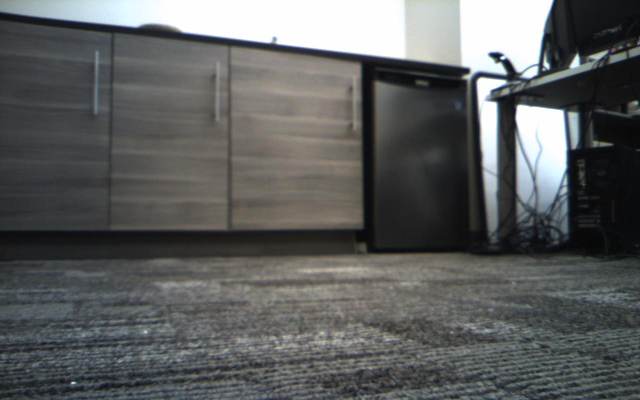
#> input picture lab4/ImageSet2/ImageSet2_00.jpg, 1280 x 800 px (shown at 1/2 size); its folder holds only this picture in this run
$ python lab4.py   (Python 2 division)   (older library calls are emulated)
#> lines starting #> are read from the running program, lines starting #| are printed output that depends on the picture; after the words box and inside, x2 and y2 are one past the last pixel; in counts of white or black regions, pixels touching at a corner belong together
from __future__ import division
import sys
sys.path.append('/usr/local/Cellar/opencv/2.4.11_1/lib/python2.7/site-packages/')
import numpy as np
import cv2
from scipy.spatial import distance
from scipy.stats import norm


def detectBlobs(im):
    """ Takes and image and locates the potential location(s) of the red marker
        on top of the robot

    Hint: bgr is the standard color space for images in OpenCV, but other color
          spaces may yield better results

    Note: you are allowed to use OpenCV function calls here

    Returns:
      keypoints: the keypoints returned by the SimpleBlobDetector, each of these
                 keypoints has pt and size values that should be used as
                 measurements for the particle filter
    """

    #YOUR CODE HERE

    lowerBound = np.array([0, 50, 0])
    upperBound = np.array([0, 255, 0])
    #extract the red mark as green portion
    ret, thresh1 = cv2.threshold(im, 144, 255, cv2.THRESH_BINARY)
    #cv2.imshow('thresholded 1', thresh1)

    params = cv2.SimpleBlobDetector_Params()

    params.filterByColor = 1
    params.blobColor = 0

    params.filterByArea = 1
    params.minArea = 500
    params.maxArea = 10000000000

    params.filterByCircularity = 1
    params.minCircularity = 0.0001
    params.maxCircularity = 1

    params.filterByConvexity = 1
    params.minConvexity = 0.0001
    params.maxConvexity = 1

    params.filterByInertia = 1
    params.minInertiaRatio = 0.0001
    params.maxInertiaRatio = 1


    params.minThreshold = 0

    params.maxThreshold = 255

    mask = cv2.inRange(thresh1, lowerBound, upperBound)

    #cv2.imshow('mask', mask)
    ret, thresh2 = cv2.threshold(mask, 0, 255, cv2.THRESH_BINARY_INV)


    detector = cv2.SimpleBlobDetector(params)
    cv2.imshow('t2', thresh2)
    keypoints = detector.detect(thresh2)
    return keypoints

def predict(particles, predictSigma):
    """ Predict particles one step forward. The motion model should be additive
        Gaussian noise with sigma predictSigma

    Returns:
      particles: list of predicted particles (same size as input particles)
    """

    #YOUR CODE HERE
    new_particles = particles.copy()

    noise_x = np.random.normal(loc=0, scale=predictSigma, size=len(new_particles))
    noise_y = np.random.normal(loc=0, scale=predictSigma, size=len(new_particles))
    #np.random.shuffle(noise)
    new_particles[:,0] += noise_x
    new_particles[:, 1] += noise_y
    return new_particles

def update(particles, weights, keypoints):
    """ Resample particles and update weights accordingly after particle filter
        update

    Returns:
      newParticles: list of resampled partcles of type np.array
      weights: weights updated after sampling
    """
    new_weights = weights.copy()
    for i in range(len(particles)):
      current_particle  = particles[i]
      new_weights[i] = get_weight(current_particle, keypoints)
    new_weights = normalize(new_weights)
    return particles, new_weights


def get_weight(particle, keypoints):
  ini_weight = 1.0
  for keypoint in keypoints:
    #print "keypoint" , keypoint.pt
    dist = distance.euclidean(particle, keypoint.pt)
    ini_weight *= norm.pdf(dist/60)
  return ini_weight

def normalize(weights):
  #print 'sum of weights is', sum(weights)
  #print 'weights:\n', weights
  s = sum(weights)
  return np.array(map(lambda x: x/s, weights))


def resample(particles, weights):
    """ Resample particles and update weights accordingly after particle filter
        update

    Returns:
      newParticles: list of resampled partcles of type np.array
      wegiths: weights updated after sampling
    """

    #YOUR CODE HERE
    random_new_num = 0

    idx = range(len(particles))
    weights = normalize(weights)
    print "particles num", len(particles)
    new_idxs = np.random.choice(idx, size=min(len(particles), 100),replace=True, p=weights)

    add_xs = np.random.uniform(0, high=1280, size=random_new_num)
    add_ys = np.random.uniform(0, high=800, size=random_new_num)

    resample_num = len(new_idxs)

    new_samples = np.zeros((resample_num + random_new_num, 2))
    new_weights = np.zeros(resample_num + random_new_num)

    for i, idex in enumerate(new_idxs):
      new_samples[i, :] = particles[idex, :]
      new_weights[i] = weights[idex]

    for i in xrange(random_new_num):
        new_samples[i + resample_num, 0] = add_xs[i]
        new_samples[i + resample_num, 1] = add_ys[i]
        new_weights[i + resample_num] = 0.00001
    new_weights = normalize(new_weights)
    return new_samples, new_weights

def visualizeParticles(im, particles, weights, color=(0,0,255)):
    """ Plot particles as circles with radius proportional to weight, which
        should be [0-1], (default color is red). Also plots weighted average
        of particles as blue circle. Particles should be a numpy.ndarray of
        [x, y] particle locations.

    Returns:
      im: image with particles overlaid as red circles
    """
    im_with_particles = im.copy()
    s = (0, 0)
    for i in range(0, len(particles)):
      s += particles[i]*weights[i]
      cv2.circle(im_with_particles, tuple(particles[i].astype(int)), radius=int(weights[i]*250), color=(0,0,255), thickness=3)
    cv2.circle(im_with_particles, tuple(s.astype(int)), radius=3, color=(255,0,0), thickness=6)
    return im_with_particles

def visualizeKeypoints(im, keypoints, color=(0,255,0)):
    """ Draw keypoints generated by blob detector on image in color specified
        (default is green)

    Returns:
      im_with_keypoints: the image with keypoints overlaid
    """
    # cv2.DRAW_MATCHES_FLAGS_DRAW_RICH_KEYPOINTS ensures the size of the circle corresponds to the size of blob
    im_with_keypoints = cv2.drawKeypoints(im, keypoints, np.array([]), color, cv2.DRAW_MATCHES_FLAGS_DRAW_RICH_KEYPOINTS)
    return im_with_keypoints

if __name__ == "__main__":
  """ Iterate through a dataset of sequential images and use a blob detector and
      particle filter to track the robot(s) visible in the images. A couple
      helper functions were included to visualize blob keypoints and particles.

  """

  #some initial variables you can use
  imageSet='ImageSet2'
  imageWidth = 1280
  imageHeight = 800
  numParticles = 1000
  initialScale = 50
  predictionSigma = 150
  x0 = np.array([600, 300])  #seed location for particles
  particles = [] #YOUR CODE HERE: make some normally distributed particles
  xs = np.random.normal(loc=x0[0], scale=initialScale, size=numParticles)
  ys = np.random.normal(loc=x0[1], scale=initialScale, size=numParticles)
  particles = np.array(zip(xs, ys))
  weights = [1/numParticles for i in xrange(numParticles)] #YOUR CODE HERE: make some weights to go along with the particles

  # if imageSet = 'ImageSet'

  for i in range(0, 43):
    #read in next image
    im = cv2.imread(imageSet+'/'+imageSet+'_' + '%02d.jpg'%i)
#> im is the input picture: shape (800, 1280, 3); mean B, G, R 94.7, 95, 93
    yuv = cv2.cvtColor(im, cv2.COLOR_BGR2YUV)
#> yuv: shape (800, 1280, 3); mean of channels 0, 1, 2 94.3, 128.2, 126.8

    #visualize particles
    im_to_show = visualizeParticles(im, particles, weights)
#> after the loop in visualizeParticles, `for i in range(0, len(particles)):`:
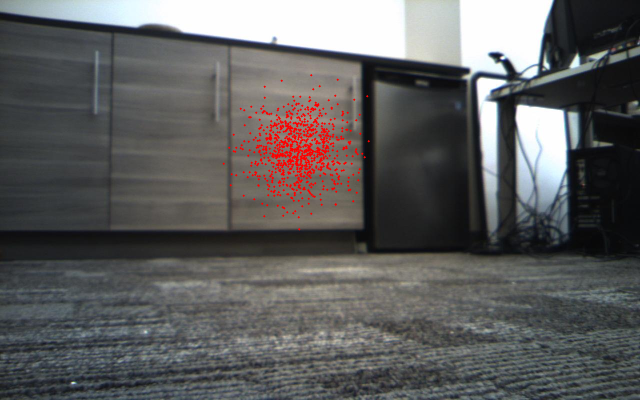
#> im_with_particles: shape (800, 1280, 3) (shown at 1/2 size); 1.03% of pixels changed, all inside (x1, y1, x2, y2) = (445, 148, 740, 461)
#> after the loop in visualizeParticles, `for i in range(0, len(particles)):`: s = [597.7, 300.7]
#> in visualizeParticles, `cv2.circle(im_with_particles, tuple(s.astype(int)), radius=3, color=(2..`: im_with_particles: shape (800, 1280, 3); 0.01% of pixels changed, all inside (x1, y1, x2, y2) = (591, 294, 604, 307)
    cv2.imshow("Current Particles", im_to_show)
    cv2.imwrite('processed/'+imageSet+'_' + '%02d_'%i+'1_Current.jpg', im_to_show)

    #predict forward
    particles = predict(particles, predictionSigma)
    im_to_show = visualizeParticles(im, particles, weights)
#> call 2 of visualizeParticles, with particles = array of shape (1000, 2), color = (0, 0, 255)
#> after the loop in visualizeParticles (call 2), `for i in range(0, len(particles)):`:
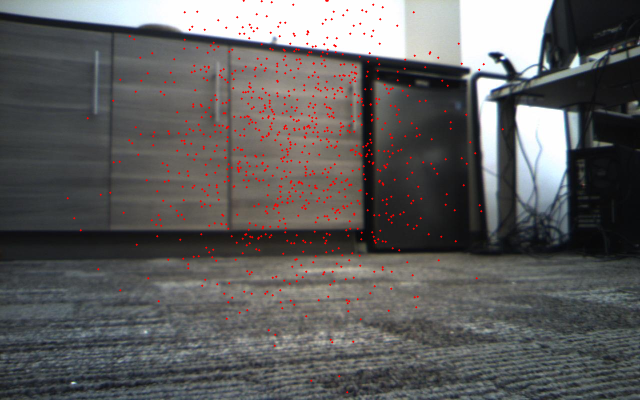
#> im_with_particles: shape (800, 1280, 3) (shown at 1/2 size); 1.21% of pixels changed, all inside (x1, y1, x2, y2) = (133, 0, 1008, 787)
#> after the loop in visualizeParticles (call 2), `for i in range(0, len(particles)):`: s = [590.1, 297.8]
#> in visualizeParticles (call 2), `cv2.circle(im_with_particles, tuple(s.astype(int)), radius=3, color=(2..`: im_with_particles: shape (800, 1280, 3); 0.01% of pixels changed, all inside (x1, y1, x2, y2) = (584, 291, 597, 304)
    cv2.imshow("Prediction", im_to_show)
    cv2.imwrite('processed/'+imageSet+'_' + '%02d_'%i+'2_Predicted.jpg', im_to_show)

    #detected keypoint in measurement
    keypoints = detectBlobs(yuv)
#> in detectBlobs, `ret, thresh1 = cv2.threshold(im, 144, 255, cv2.THRESH_BINARY)`: thresh1: shape (800, 1280, 3); mean of channels 0, 1, 2 32.9, 0.9, 0
#> in detectBlobs, `mask = cv2.inRange(thresh1, lowerBound, upperBound)`:
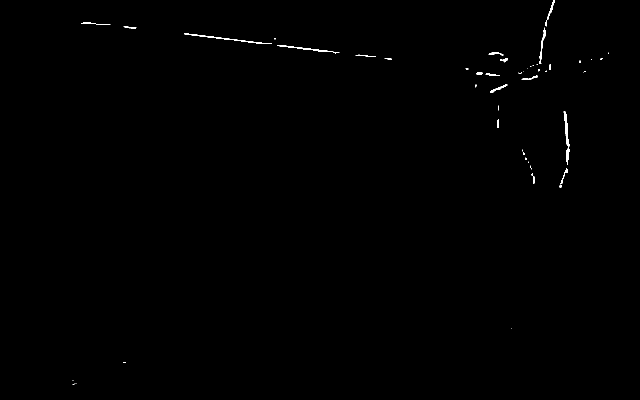
#> mask: shape (800, 1280) (shown at 1/2 size); 0.28% white; 55 white regions (34 under 20 px), largest, box (x1, y1, x2, y2) and area: (368, 66, 543, 88) 484, (1127, 222, 1140, 329) 419, (554, 90, 679, 107) 334
#> in detectBlobs, `ret, thresh2 = cv2.threshold(mask, 0, 255, cv2.THRESH_BINARY_INV)`:
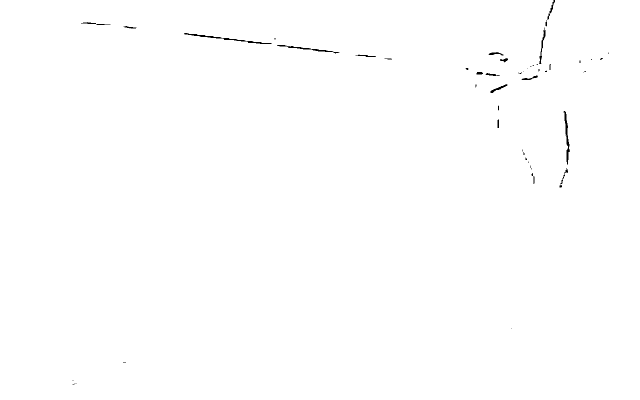
#> thresh2: shape (800, 1280) (shown at 1/2 size); 99.7% white; 55 black regions (34 under 20 px), largest, box (x1, y1, x2, y2) and area: (368, 66, 543, 88) 484, (1127, 222, 1140, 329) 419, (554, 90, 679, 107) 334
#> in detectBlobs, `keypoints = detector.detect(thresh2)`: keypoints = 2 keypoints; (x, y, size): (453, 77, 88.9), (1133, 274, 55)


    #update paticleFilter using measurement if there was one
    if keypoints:
      particles, weights = update(particles, weights, keypoints)
#> after the loop in update, `for i in range(len(particles)):`: new_weights = 1000 values, max 1.12e-16 at index 570, min 1.18e-94 at index 118, mean 2.9e-18
#> in normalize, `s = sum(weights)`: s = 2.9e-15
#> in update, `new_weights = normalize(new_weights)`: new_weights = 1000 values, max 0.0386 at index 570, min 4.08e-80 at index 118, mean 0.001
#> particles = 1000 pairs, first value 135.9 to 1005.7, second value -214.3 to 936.5; weights has the same summary as new_weights in update

    im_to_show = visualizeKeypoints(im, keypoints)
    im_to_show = visualizeParticles(im_to_show, particles, weights)
#> call 3 of visualizeParticles, with particles = array of shape (1000, 2), weights = array of shape (1000,), color = (0, 0, 255)
#> the loop in visualizeParticles (call 3), `for i in range(0, len(particles)):` made 1000 passes
#> s on passes 1 to 3: [1.93e-31, 2.39e-31], [1.21e-29, 1.43e-29], [0.0177, 0.00707]
#> after the loop in visualizeParticles (call 3), `for i in range(0, len(particles)):`:
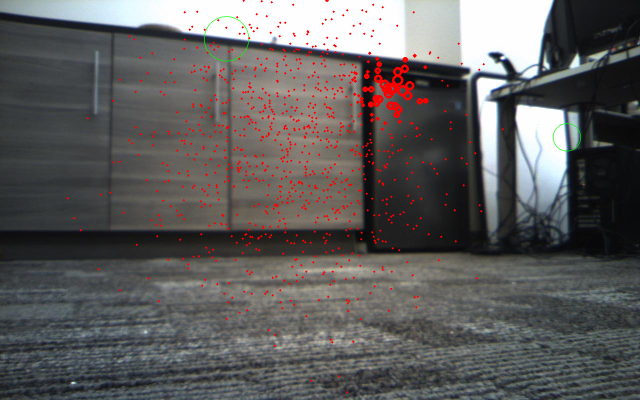
#> im_with_particles: shape (800, 1280, 3) (shown at 1/2 size); mean B, G, R 93.1, 93.4, 95.5
#> after the loop in visualizeParticles (call 3), `for i in range(0, len(particles)):`: s = [773.8, 182.8]
#> in visualizeParticles (call 3), `cv2.circle(im_with_particles, tuple(s.astype(int)), radius=3, color=(2..`: im_with_particles: shape (800, 1280, 3); 0.01% of pixels changed, all inside (x1, y1, x2, y2) = (767, 176, 780, 189)
    cv2.imshow("Reweighted", im_to_show)
    cv2.imwrite('processed/'+imageSet+'_' + '%02d_'%i+'3_Reweighted.jpg', im_to_show)

    #resample particles
    particles, weights = resample(particles, weights)
#> in resample, `idx = range(len(particles))`: idx = 1000 values from 0 to 999
#> in resample, `weights = normalize(weights)`: weights has the same summary as new_weights in update
#| particles num 1000
#> in resample, `new_idxs = np.random.choice(idx, size=min(len(particles), 100),replace..`: new_idxs = 100 values, max 995 at index 25, min 13 at index 37, mean 485.4
#> in resample, `resample_num = len(new_idxs)`: resample_num = 100
#> the loop in resample, `for i, idex in enumerate(new_idxs):` made 100 passes
#> idex on passes 1 to 12: 698, 587, 845, 587, 587, 273, 896, 570, 407, 570, 132, 202
#> after the loop in resample, `for i, idex in enumerate(new_idxs):`: new_samples = 100 pairs, first value 698 to 932.5, second value 117.6 to 299.9; new_weights = 100 values, max 0.0386 at index 7, min 7.86e-05 at index 25, mean 0.0204
#> in resample, `new_weights = normalize(new_weights)`: new_weights = 100 values, max 0.0189 at index 7, min 3.85e-05 at index 25, mean 0.01
#> particles has the same summary as new_samples in resample; weights has the same summary as new_weights in resample
    im_to_show = visualizeKeypoints(im, keypoints)
    im_to_show = visualizeParticles(im_to_show, particles, weights)
#> call 4 of visualizeParticles, with particles = array of shape (100, 2), weights = array of shape (100,), color = (0, 0, 255)
#> the loop in visualizeParticles (call 4), `for i in range(0, len(particles)):` made 100 passes
#> s on passes 1 to 12: [14.63, 3.29], [27.9, 6.33], [41.33, 9.56], [54.6, 12.6], [67.86, 15.65], [76.79, 17.99], [85.69, 20.44], [100.5, 23.77], [105.3, 24.94], [120.1, 28.27], [124.1, 28.9], [136.9, 31.56]
#> after the loop in visualizeParticles (call 4), `for i in range(0, len(particles)):`:
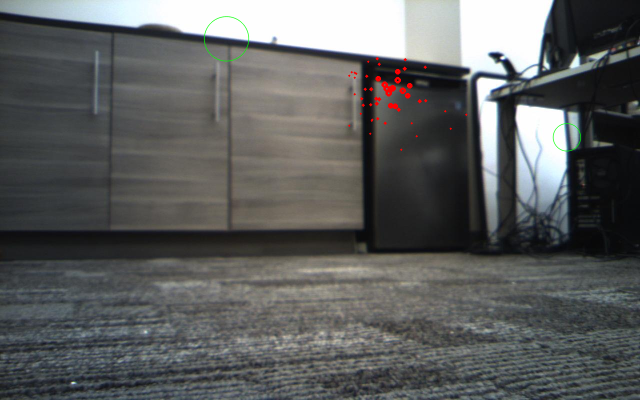
#> im_with_particles: shape (800, 1280, 3) (shown at 1/2 size); mean B, G, R 94.5, 94.9, 93.3
#> after the loop in visualizeParticles (call 4), `for i in range(0, len(particles)):`: s = [783, 179.5]
#> in visualizeParticles (call 4), `cv2.circle(im_with_particles, tuple(s.astype(int)), radius=3, color=(2..`: im_with_particles: shape (800, 1280, 3); 0.01% of pixels changed, all inside (x1, y1, x2, y2) = (776, 173, 789, 186)
#> (the run stopped early here; a loop or call above may not have finished)
